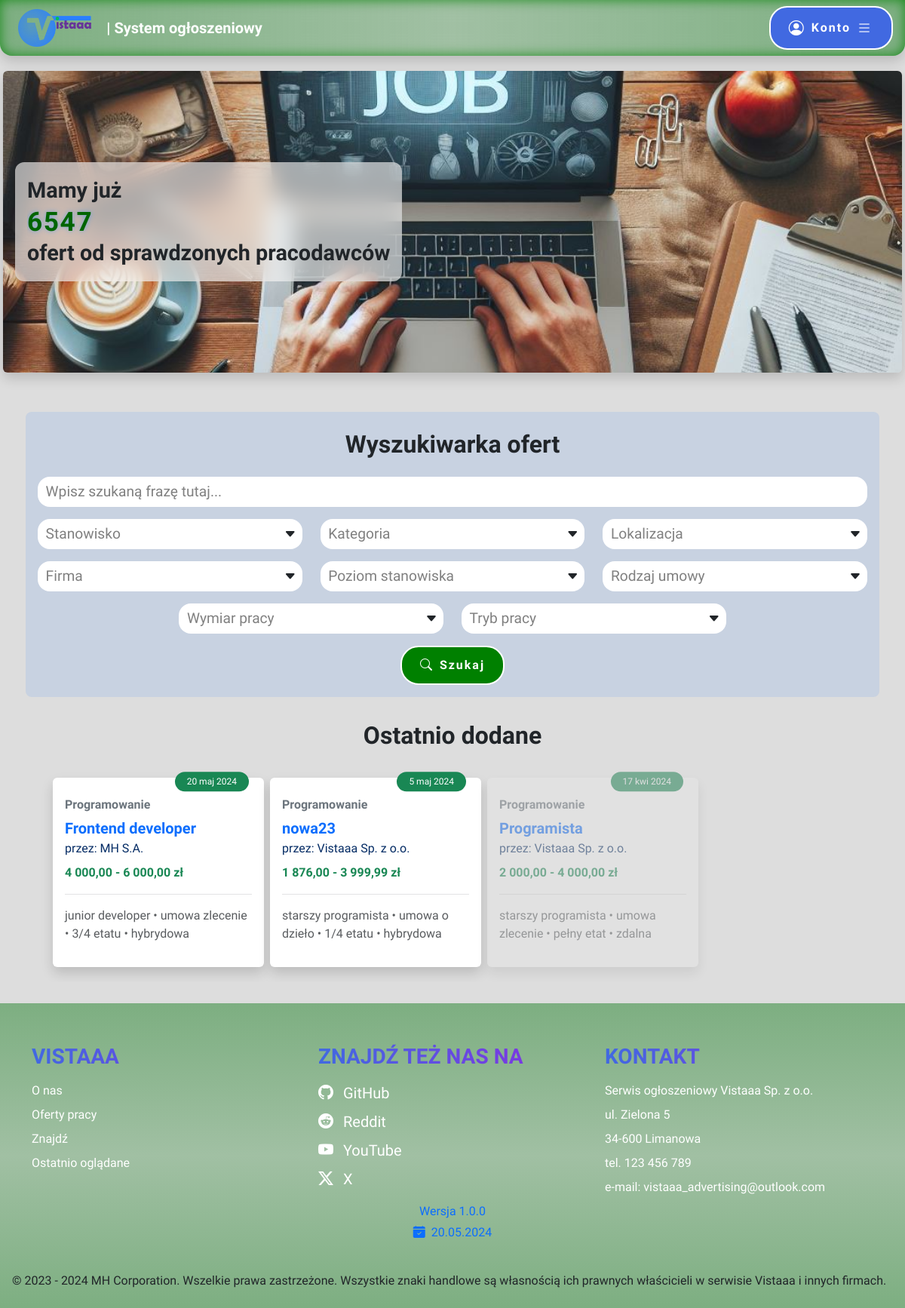
The page / (signed in) on the database as committed earlier.
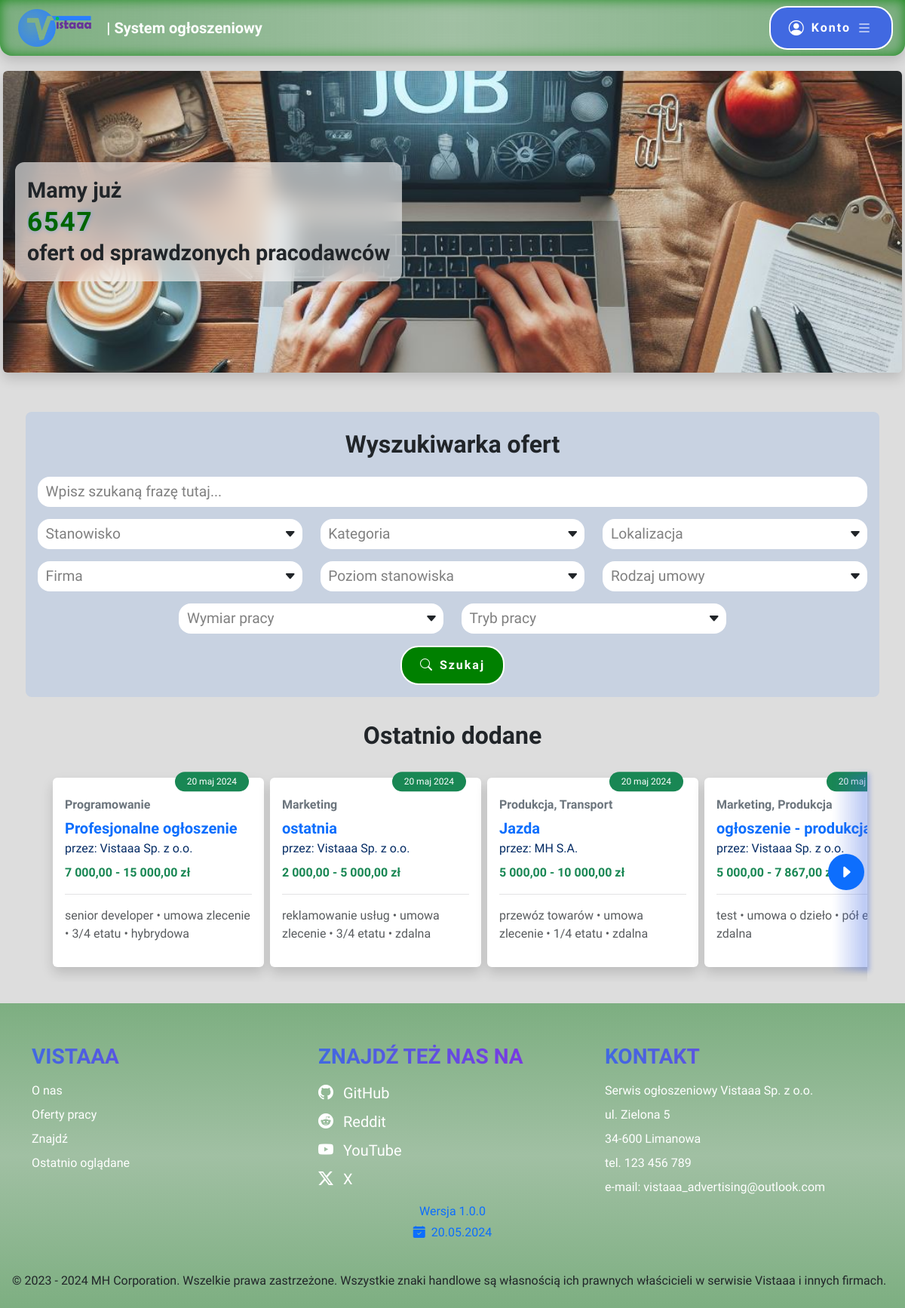
The same page on the database as committed later.
### tables this page shows
CREATE TABLE `advertisement` (
  `advertisement_id` int(10) UNSIGNED NOT NULL,
  `title` varchar(100) NOT NULL,
  `company_id` int(10) UNSIGNED NOT NULL,
  `position_name` varchar(50) NOT NULL,
  `position_level` varchar(50) NOT NULL,
  `contract_type` enum('Umowa o pracę','Umowa zlecenie','Umowa o dzieło') NOT NULL,
  `employment_type` enum('Pełny etat','Pół etatu','1/4 etatu','3/4 etatu','Staż','Praktyki','Wolontariat') NOT NULL,
  `work_type` enum('Zdalna','Stacjonarna','Hybrydowa') NOT NULL,
  `salary_lowest` decimal(8,2) DEFAULT NULL,
  `salary_highest` decimal(8,2) NOT NULL,
  `work_days` varchar(50) NOT NULL,
  `date_added` datetime NOT NULL,
  `date_expiration` datetime NOT NULL,
  `responsibilities` text NOT NULL,
  `requirements` text NOT NULL,
  `offer` text NOT NULL
);

CREATE TABLE `company` (
  `company_id` int(10) UNSIGNED NOT NULL,
  `email` varchar(254) NOT NULL,
  `password` varchar(244) NOT NULL,
  `name` varchar(100) NOT NULL,
  `description` text DEFAULT NULL,
  `street` varchar(100) DEFAULT NULL,
  `number` varchar(10) DEFAULT NULL,
  `city` varchar(50) DEFAULT NULL,
  `postcode` varchar(10) DEFAULT NULL
);

### index.php (the view, shortened to what the changed rows need)
<!DOCTYPE html>
<html lang="pl">
<head>
    <link href="https://cdn.jsdelivr.net/npm/bootstrap@5.3.3/dist/css/bootstrap.min.css" rel="stylesheet">
    <link rel="stylesheet" href="https://cdn.jsdelivr.net/npm/bootstrap-icons@1.11.3/font/bootstrap-icons.min.css">
    <link rel="stylesheet" href="style.css">
</head>
<body id="mainpageBody">
	<?php
		require "connect.php";
		$connect = new mysqli($host, $db_user, $db_password, $db_name);
		$connect->set_charset('utf8mb4');
	?>
	<main>
		<article class="container-md d-flex flex-column mt-5 p-1" style="gap: 1.5rem;">
			<section class="p-3 rounded-3 bg-primary bg-opacity-10" id="offerSearch">
				<h2 class="text-center py-2">Wyszukiwarka ofert</h2>
			</section>
			<section id="recentlyViewedOffers">
				<?php
					$months = array("stycznia", "lutego", "marca", "kwietnia", "maja", "czerwca", "lipca", "sierpnia", "września", "października", "listopada", "grudnia");
					if(isset($_COOKIE["vistaaaRecentlyViewedOffers"]) && !empty($_COOKIE["vistaaaRecentlyViewedOffers"]))
					{
						$heading = "oglądane";
						$recentlyViewed = json_decode($_COOKIE["vistaaaRecentlyViewedOffers"]);
					}
					else
					{
						$heading = "dodane";
						$recentOffers = $connect->execute_query("SELECT advertisement_id FROM advertisement ORDER BY date_added DESC LIMIT 10");
						$recentlyViewed = array();
						while($row = $recentOffers->fetch_assoc())
							array_push($recentlyViewed, $row["advertisement_id"]);
					}
					echo "<h2 class='text-center py-2'>Ostatnio $heading</h2>";
					echo "<div class='position-relative'><button type='button' title='Wstecz' class='position-absolute border-0 rounded-circle bg-primary text-white'><i class='bi bi-caret-left-fill fs-5'></i></button><div class='d-flex overflow-y-auto'>";
					foreach($recentlyViewed as $id)
					{
						$offerResult = $connect->execute_query("SELECT *, IF(date_expiration >= NOW(), 1, 0) AS available FROM advertisement INNER JOIN company USING(company_id) WHERE advertisement_id = ?", [$id]);
						if($offerResult->num_rows > 0)
						{
							while($row = $offerResult->fetch_assoc())
							{
								echo "<div class='flex-shrink-0'>";
								echo "<a data-offer='".$row["advertisement_id"]."' class='d-block w-100 text-decoration-none bg-white shadow rounded position-relative p-3 pt-4 position-relative jobOffer ".($row["available"] == 0 ? " jobOfferDisabled" : "")."' href='offerdetails.php?id=".$row["advertisement_id"]."'>";
								$date_added = new DateTime($row["date_added"]);
								echo "<div class='position-absolute bg-success text-white rounded-pill py-1 px-3 top-0'>".$date_added->format("j")." ".mb_substr($months[(int)($date_added->format("n")) - 1], 0, 3)." ".$date_added->format("Y")."</div>";
								$categoryResult = $connect->execute_query('SELECT name FROM advertisement_category INNER JOIN category USING(category_id) WHERE advertisement_id = ?', [$row["advertisement_id"]]);
								$categoryArray = array();
								while($categoryRow = $categoryResult->fetch_assoc())
									array_push($categoryArray, $categoryRow["name"]);
								echo "<p class='text-secondary fw-bold fs-6 mb-1 me-4'>".implode(", ", $categoryArray)."</p>";
								echo "<p class='text-primary fw-bold fs-5 mb-0'>{$row["title"]}</p>";
								echo "<p class='text-primary-emphasis mb-2'>przez: ".$row["name"]."</p>";
								echo "<p class='text-success fw-bold'>".(is_null($row["salary_lowest"]) ? number_format($row["salary_highest"], 2, ",", " ") : number_format($row["salary_lowest"], 2, ",", " ")." - ".number_format($row["salary_highest"], 2, ",", " "))." zł</p>";
								echo "<hr class='text-body-tertiary'>";
								echo "<p class='text-body-secondary'>".mb_strtolower($row["position_level"])." &#x2022; ".mb_strtolower($row["contract_type"])." &#x2022; ".strtolower($row["employment_type"])." &#x2022; ".mb_strtolower($row["work_type"])."</p>";
								echo "</a>";
								echo "</div>";
							}
						}
					}
					echo "</div><button type='button' title='Dalej' class='position-absolute border-0 rounded-circle bg-primary text-white'><i class='bi bi-caret-right-fill fs-5'></i></button></div>";
				?>
			</section>
		</article>
	</main>
</body>
</html>

Rows that differ between the two databases and show on the page:
no longer on this page (row unchanged): advertisement: date_added "20", date_added "maj", date_added "2024", categoryArray "Programowanie", title "Frontend developer", company.name "MH S.A.", salary_lowest "4 000,00", salary_highest "6 000,00", position_level "junior developer", contract_type "umowa zlecenie", employment_type "3/4 etatu", work_type "hybrydowa"
no longer on this page (row unchanged): advertisement: date_added "5", date_added "maj", date_added "2024", categoryArray "Programowanie", title "nowa23", company.name "Vistaaa Sp. z o.o.", salary_lowest "1 876,00", salary_highest "3 999,99", position_level "starszy programista", contract_type "umowa o dzieło", employment_type "1/4 etatu", work_type "hybrydowa"
no longer on this page (row unchanged): advertisement: date_added "17", date_added "kwi", date_added "2024", categoryArray "Programowanie", title "Programista", company.name "Vistaaa Sp. z o.o.", salary_lowest "2 000,00", salary_highest "4 000,00", position_level "starszy programista", contract_type "umowa zlecenie", employment_type "pełny etat", work_type "zdalna"
added advertisement: date_added "20", date_added "maj", date_added "2024", categoryArray "Programowanie", title "Profesjonalne ogłoszenie", company.name "Vistaaa Sp. z o.o.", salary_lowest "7 000,00", salary_highest "15 000,00", position_level "senior developer", contract_type "umowa zlecenie", employment_type "3/4 etatu", work_type "hybrydowa"
added advertisement: date_added "20", date_added "maj", date_added "2024", categoryArray "Marketing", title "ostatnia", company.name "Vistaaa Sp. z o.o.", salary_lowest "2 000,00", salary_highest "5 000,00", position_level "reklamowanie usług", contract_type "umowa zlecenie", employment_type "3/4 etatu", work_type "zdalna"
added advertisement: date_added "20", date_added "maj", date_added "2024", categoryArray "Produkcja, Transport", title "Jazda", company.name "MH S.A.", salary_lowest "5 000,00", salary_highest "10 000,00", position_level "przewóz towarów", contract_type "umowa zlecenie", employment_type "1/4 etatu", work_type "zdalna"
added advertisement: date_added "20", date_added "maj", categoryArray "Marketing, Produkcja", title "ogłoszenie -…", company.name "Vistaaa Sp. z o.o.", salary_lowest "5 000,00", salary_highest "7 867,00", position_level "test", contract_type "umowa o dzieło", employment_type "pół…", work_type "zdalna"
